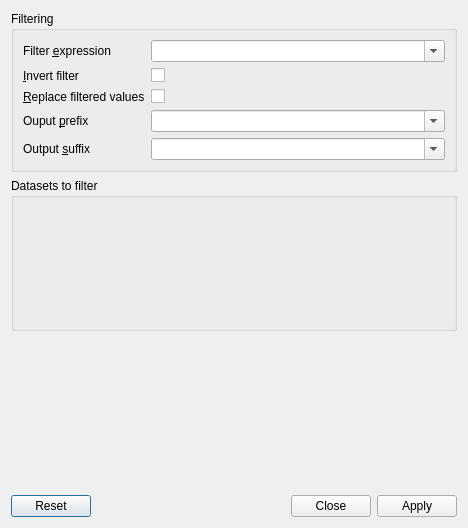
<?xml version="1.0" encoding="UTF-8"?>
<ui version="4.0">
 <class>FilterDialog</class>
 <widget class="QDialog" name="FilterDialog">
  <property name="geometry">
   <rect>
    <x>0</x>
    <y>0</y>
    <width>468</width>
    <height>528</height>
   </rect>
  </property>
  <property name="windowTitle">
   <string>Filter data</string>
  </property>
  <layout class="QVBoxLayout" name="verticalLayout">
   <item>
    <widget class="QGroupBox" name="groupBox">
     <property name="title">
      <string>Filtering</string>
     </property>
     <layout class="QGridLayout" name="gridLayout">
      <item row="0" column="0">
       <widget class="QLabel" name="label">
        <property name="text">
         <string>Filter &amp;expression</string>
        </property>
        <property name="buddy">
         <cstring>exprcombo</cstring>
        </property>
       </widget>
      </item>
      <item row="0" column="1">
       <widget class="HistoryCombo" name="exprcombo">
        <property name="sizePolicy">
         <sizepolicy hsizetype="Expanding" vsizetype="Fixed">
          <horstretch>0</horstretch>
          <verstretch>0</verstretch>
         </sizepolicy>
        </property>
        <property name="toolTip">
         <string>&lt;html&gt;&lt;head/&gt;&lt;body&gt;&lt;p&gt;Expression to filter datasets&lt;/p&gt;&lt;/body&gt;&lt;/html&gt;</string>
        </property>
        <property name="editable">
         <bool>true</bool>
        </property>
       </widget>
      </item>
      <item row="1" column="0">
       <widget class="QLabel" name="label_2">
        <property name="text">
         <string>&amp;Invert filter</string>
        </property>
        <property name="buddy">
         <cstring>invertcheck</cstring>
        </property>
       </widget>
      </item>
      <item row="1" column="1">
       <widget class="HistoryCheck" name="invertcheck">
        <property name="toolTip">
         <string>&lt;html&gt;&lt;head/&gt;&lt;body&gt;&lt;p&gt;Logical not of filter expression&lt;/p&gt;&lt;/body&gt;&lt;/html&gt;</string>
        </property>
        <property name="text">
         <string/>
        </property>
       </widget>
      </item>
      <item row="2" column="0">
       <widget class="QLabel" name="label_3">
        <property name="text">
         <string>&amp;Replace filtered values</string>
        </property>
        <property name="buddy">
         <cstring>replaceblankscheck</cstring>
        </property>
       </widget>
      </item>
      <item row="2" column="1">
       <widget class="HistoryCheck" name="replaceblankscheck">
        <property name="toolTip">
         <string>&lt;html&gt;&lt;head/&gt;&lt;body&gt;&lt;p&gt;Do not remove filtered values, but replace with NaN (not a number)&lt;/p&gt;&lt;/body&gt;&lt;/html&gt;</string>
        </property>
        <property name="text">
         <string/>
        </property>
       </widget>
      </item>
      <item row="3" column="0">
       <widget class="QLabel" name="label_21">
        <property name="text">
         <string>Ouput &amp;prefix</string>
        </property>
        <property name="buddy">
         <cstring>prefixcombo</cstring>
        </property>
       </widget>
      </item>
      <item row="3" column="1">
       <widget class="HistoryCombo" name="prefixcombo">
        <property name="sizePolicy">
         <sizepolicy hsizetype="Expanding" vsizetype="Fixed">
          <horstretch>0</horstretch>
          <verstretch>0</verstretch>
         </sizepolicy>
        </property>
        <property name="toolTip">
         <string>&lt;html&gt;&lt;head/&gt;&lt;body&gt;&lt;p&gt;Prefix to prepend to each output dataset name&lt;/p&gt;&lt;/body&gt;&lt;/html&gt;</string>
        </property>
        <property name="editable">
         <bool>true</bool>
        </property>
       </widget>
      </item>
      <item row="4" column="0">
       <widget class="QLabel" name="label_22">
        <property name="text">
         <string>Output &amp;suffix</string>
        </property>
        <property name="buddy">
         <cstring>suffixcombo</cstring>
        </property>
       </widget>
      </item>
      <item row="4" column="1">
       <widget class="HistoryCombo" name="suffixcombo">
        <property name="sizePolicy">
         <sizepolicy hsizetype="Expanding" vsizetype="Fixed">
          <horstretch>0</horstretch>
          <verstretch>0</verstretch>
         </sizepolicy>
        </property>
        <property name="toolTip">
         <string>&lt;html&gt;&lt;head/&gt;&lt;body&gt;&lt;p&gt;Suffix to add to each output dataset name&lt;/p&gt;&lt;/body&gt;&lt;/html&gt;</string>
        </property>
        <property name="editable">
         <bool>true</bool>
        </property>
       </widget>
      </item>
     </layout>
    </widget>
   </item>
   <item>
    <widget class="QGroupBox" name="filtergroup">
     <property name="title">
      <string>Datasets to filter</string>
     </property>
    </widget>
   </item>
   <item>
    <widget class="QLabel" name="statuslabel">
     <property name="text">
      <string/>
     </property>
    </widget>
   </item>
   <item>
    <widget class="QDialogButtonBox" name="buttonBox">
     <property name="orientation">
      <enum>Qt::Horizontal</enum>
     </property>
     <property name="standardButtons">
      <set>QDialogButtonBox::Apply|QDialogButtonBox::Close|QDialogButtonBox::Reset</set>
     </property>
    </widget>
   </item>
  </layout>
 </widget>
 <customwidgets>
  <customwidget>
   <class>HistoryCombo</class>
   <extends>QComboBox</extends>
   <header>historycombo.h</header>
  </customwidget>
  <customwidget>
   <class>HistoryCheck</class>
   <extends>QCheckBox</extends>
   <header>historycheck.h</header>
  </customwidget>
 </customwidgets>
 <resources/>
 <connections>
  <connection>
   <sender>buttonBox</sender>
   <signal>accepted()</signal>
   <receiver>FilterDialog</receiver>
   <slot>accept()</slot>
   <hints>
    <hint type="sourcelabel">
     <x>248</x>
     <y>254</y>
    </hint>
    <hint type="destinationlabel">
     <x>157</x>
     <y>274</y>
    </hint>
   </hints>
  </connection>
  <connection>
   <sender>buttonBox</sender>
   <signal>rejected()</signal>
   <receiver>FilterDialog</receiver>
   <slot>reject()</slot>
   <hints>
    <hint type="sourcelabel">
     <x>316</x>
     <y>260</y>
    </hint>
    <hint type="destinationlabel">
     <x>286</x>
     <y>274</y>
    </hint>
   </hints>
  </connection>
 </connections>
</ui>
